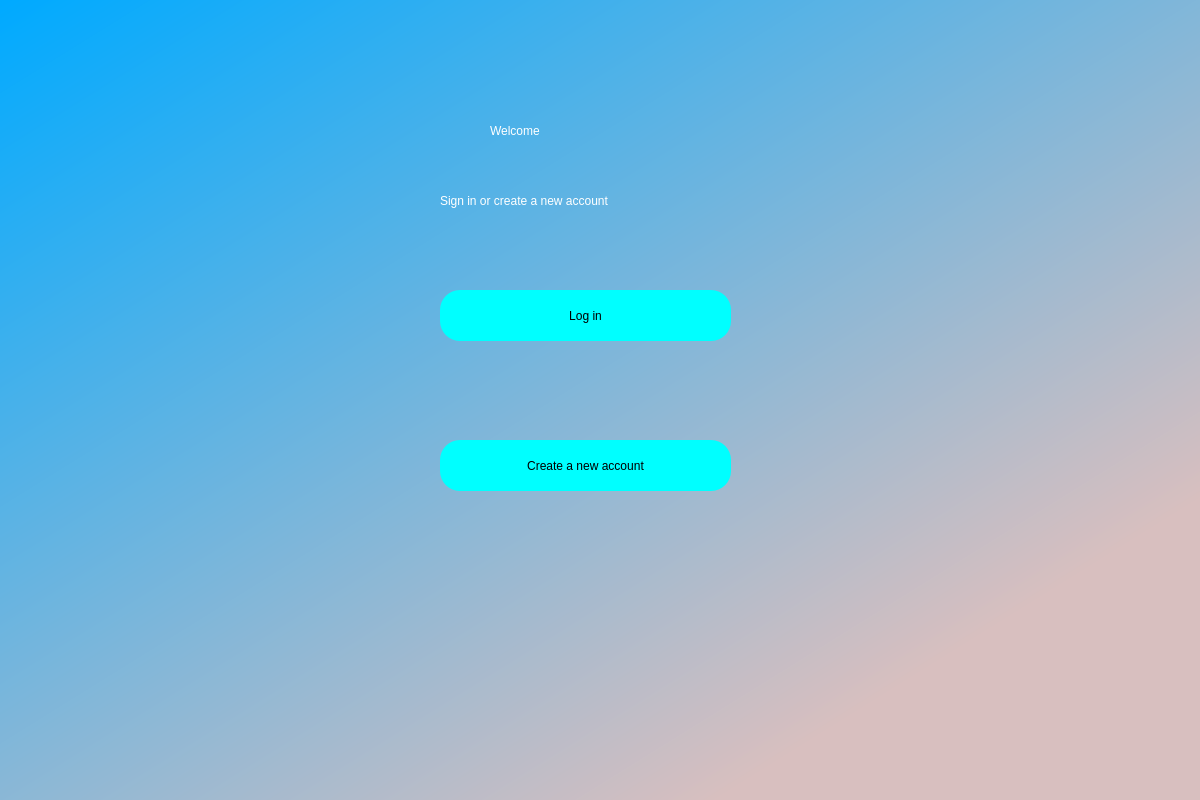
<?xml version="1.0" encoding="UTF-8"?>
<ui version="4.0">
 <class>bgwidget</class>
 <widget class="QDialog" name="bgwidget">
  <property name="geometry">
   <rect>
    <x>0</x>
    <y>0</y>
    <width>1200</width>
    <height>800</height>
   </rect>
  </property>
  <property name="windowTitle">
   <string>Dialog</string>
  </property>
  <property name="styleSheet">
   <string notr="true">QWidget#bgwidget{
background-color:
 qlineargradient(spread:pad, x1:0.006, y1:0, x2:0.874, y2:0.927, stop:0 rgba(0, 170, 255, 255), stop:0.892045 rgba(216, 191, 191, 255));}</string>
  </property>
  <property name="modal">
   <bool>false</bool>
  </property>
  <widget class="QLabel" name="label">
   <property name="geometry">
    <rect>
     <x>490</x>
     <y>100</y>
     <width>241</width>
     <height>61</height>
    </rect>
   </property>
   <property name="styleSheet">
    <string notr="true">font: 36pt &quot;Poppins&quot;;
color: rgb(255, 255, 255);</string>
   </property>
   <property name="text">
    <string>Welcome</string>
   </property>
  </widget>
  <widget class="QLabel" name="label_2">
   <property name="geometry">
    <rect>
     <x>440</x>
     <y>180</y>
     <width>351</width>
     <height>41</height>
    </rect>
   </property>
   <property name="styleSheet">
    <string notr="true">font: 16pt &quot;Poppins&quot;;
color: rgb(255, 255, 255);</string>
   </property>
   <property name="text">
    <string>Sign in or create a new account</string>
   </property>
  </widget>
  <widget class="QPushButton" name="welcomeLogin">
   <property name="geometry">
    <rect>
     <x>440</x>
     <y>290</y>
     <width>291</width>
     <height>51</height>
    </rect>
   </property>
   <property name="styleSheet">
    <string notr="true">border-radius:20px;
font: 14pt &quot;Poppins&quot;;
background-color: rgb(0, 255, 255);</string>
   </property>
   <property name="text">
    <string>Log in</string>
   </property>
  </widget>
  <widget class="QPushButton" name="welcomeSignup">
   <property name="geometry">
    <rect>
     <x>440</x>
     <y>440</y>
     <width>291</width>
     <height>51</height>
    </rect>
   </property>
   <property name="styleSheet">
    <string notr="true">border-radius:20px;
font: 14pt &quot;Poppins&quot;;
background-color: rgb(0, 255, 255);</string>
   </property>
   <property name="text">
    <string>Create a new account</string>
   </property>
  </widget>
 </widget>
 <resources/>
 <connections/>
</ui>
